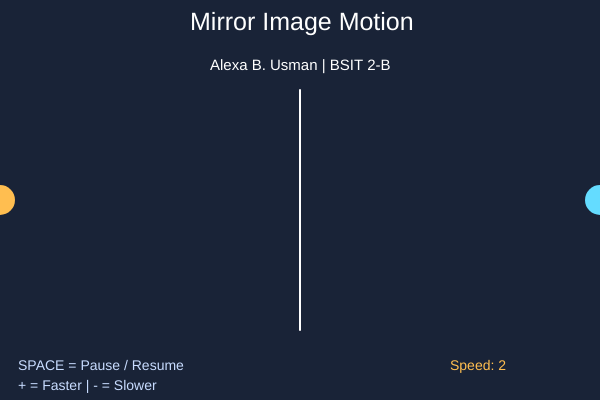
Frame 1 (no input)
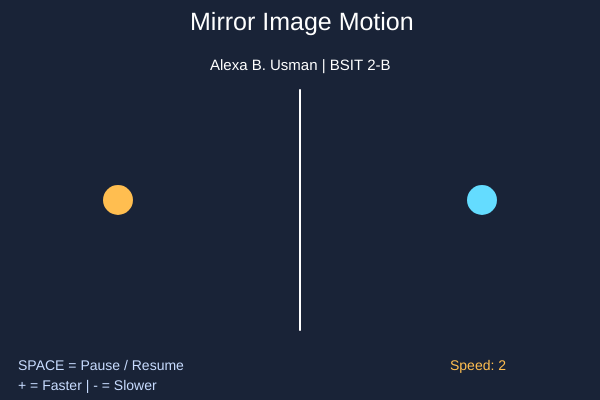
Frame 60 (no input)
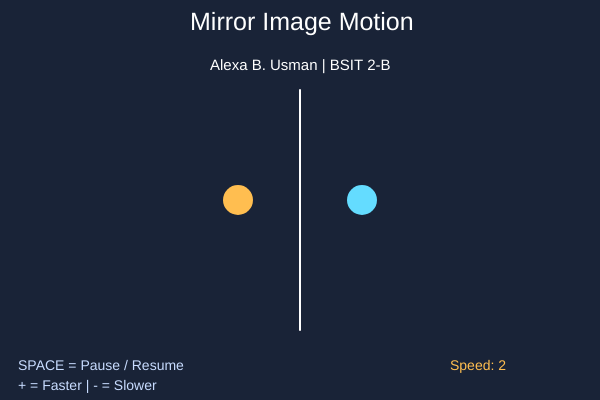
Frame 120 (the mouse pressed at the canvas centre since frame 60)

The p5.js sketch that drew these frames (run headless with seeded random() and noise() and a simulated clock; from frame 60 on, the mouse is pressed at the canvas centre):

// p5.js sketch
// ── sketch.js

let dotX = 0;
let mirrorX = 600;

let dotY = 200;
let speed = 2;

let isPaused = false;

function setup() {
    createCanvas(600, 400);
}

function draw() {
    background(25, 35, 55);

    // Center mirror line
    stroke(255);
    strokeWeight(2);
    line(300, 90, 300, 330);

    // First object
    fill(255, 190, 80);
    noStroke();
    circle(dotX, dotY, 30);

    // Mirror object
    fill(100, 220, 255);
    circle(mirrorX, dotY, 30);

    if (isPaused == false) {
        dotX = dotX + speed;
        mirrorX = mirrorX - speed;
    }

    if (dotX > 600) {
        dotX = 0;
        mirrorX = 600;
    }

    // Animation title
    fill(255);
    textSize(25);
    text("Mirror Image Motion", 190, 30);

    // Student information
    fill(255);
    textSize(15);
    text("Alexa B. Usman | BSIT 2-B", 210, 70);

    // Keyboard controls
    textSize(14);
    fill(200, 220, 255);
    text("SPACE = Pause / Resume", 18, 370);
    text("+ = Faster | - = Slower", 18, 390);

    // Speed display
    fill(255, 190, 80);
    text("Speed: " + speed, 450, 370);
}

function keyPressed() {

    if (keyCode == 32) {
        isPaused = !isPaused;
    }

    if (key == '+' || key == '=') {
        speed = speed + 1;
    }

    if (key == '-' && speed > 1) {
        speed = speed - 1;
    }
}
